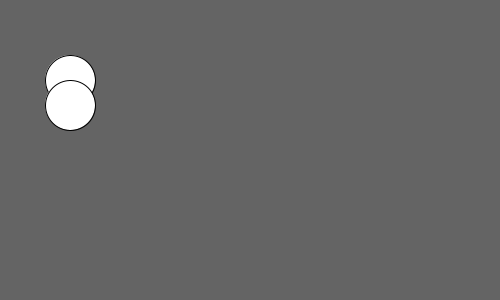
Frame 1 (no input)
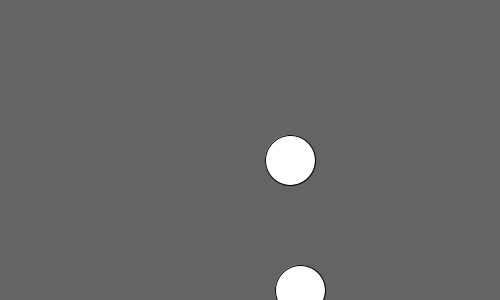
Frame 60 (the mouse pressed at the canvas centre just before this capture)
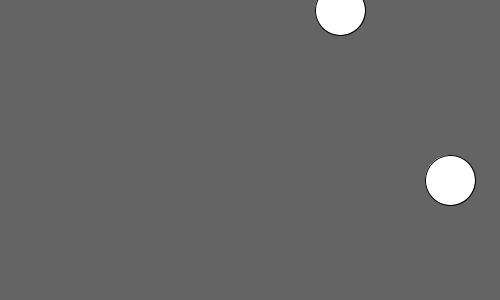
Frame 120 (the mouse held since frame 60 and released just before this capture)

The Processing sketch that drew these frames (run headless with seeded random() and noise(); from frame 60 on, the mouse is pressed at the canvas centre):

// Processing sketch: Odboji
// ── Odboji.pde
Krogec k1,k2;

void setup() {
  size(500, 300);
  k1 = new Krogec(60,10,10,70);
  k2 = new Krogec(50,100,20,5);
}

void draw() {
  background(100);
  k1.posodobiPolozaj();
  k2.posodobiPolozaj();
  k1.display();
  k2.display();
}

class Krogec {
  float xPos, yPos;
  float xSpeed, ySpeed;
  int xDir = 1, yDir = 1;
  int radius = 50;

  Krogec() {
    xPos = width/2;
    yPos = height/2;
    xSpeed = 4;
    ySpeed = 3;
  }
  
  Krogec(float xP, float yP, float xS, float yS) {
    xPos = xP;
    yPos = yP;
    xSpeed = xS;
    ySpeed = yS;
  }

  void posodobiPolozaj() {
    xPos += xSpeed * xDir;
    yPos += ySpeed * yDir;
    if (yPos > (height-radius/2) || yPos < radius/2) {
      ySpeed *= -1;
    }
    if (xPos > (width - radius/2) || xPos < radius/2) {
      xSpeed *= -1;
    }
  }

  void display() {
    ellipse(xPos, yPos, radius, radius);
  }
}
